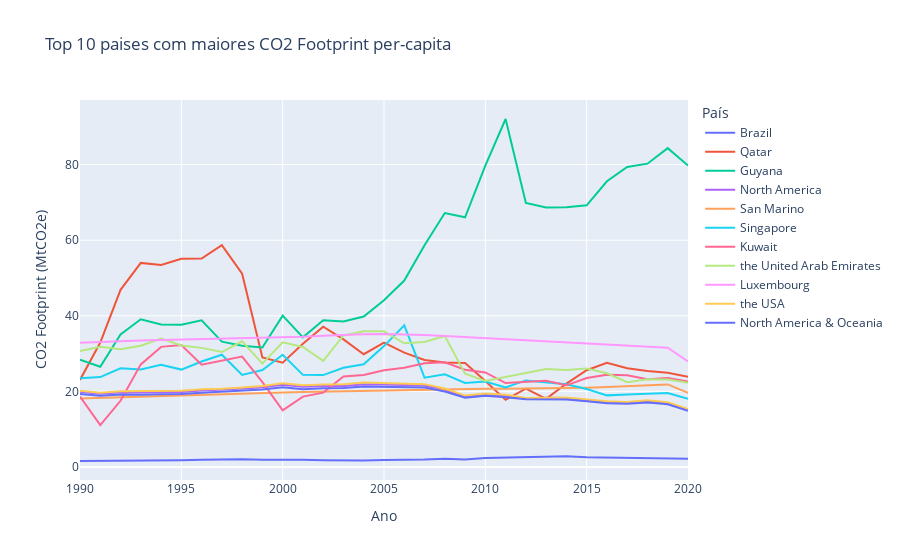

The code cell stored with this chart in its notebook:
### Code cell
fig = px.line(df_co2_pce_filtered, 
              x='ano', 
              y='valor', 
              color='pais', 
              title="Top 10 paises com maiores CO2 Footprint per-capita",
              labels={
                  "valor": "CO2 Footprint (MtCO2e)",
                  "ano": "Ano",
                  "pais": "País"
              })

fig.show()

### Figure 1 — Plotly figure (JSON) as saved in the notebook; plotly's stock layout.template omitted (floating-point values rounded to 4 significant figures)
{"data": [{"hovertemplate": "País=Brazil<br>Ano=%{x}<br>CO2 Footprint (MtCO2e)=%{y}<extra></extra>", "legendgroup": "Brazil", "line": {"color": "#636efa", "dash": "solid"}, "marker": {"symbol": "circle"}, "mode": "lines", "name": "Brazil", "orientation": "v", "showlegend": true, "type": "scatter", "x": [1990, 1991, 1992, 1993, 1994, 1995, 1996, 1997, 1998, 1999, 2000, 2001, 2002, 2003, 2004, 2005, 2006, 2007, 2008, 2009, 2010, 2011, 2012, 2013, 2014, 2015, 2016, 2017, 2018, 2019, 2020], "xaxis": "x", "y": [1.574, 1.588, 1.557, 1.583, 1.644, 1.761, 1.908, 1.988, 2.005, 1.875, 1.927, 1.877, 1.76, 1.673, 1.72, 1.797, 1.827, 1.946, 2.166, 1.968, 2.348, 2.455, 2.558, 2.694, 2.807, 2.546, 2.439, 2.459, 2.334, 2.312, 2.181], "yaxis": "y"}, {"hovertemplate": "País=Qatar<br>Ano=%{x}<br>CO2 Footprint (MtCO2e)=%{y}<extra></extra>", "legendgroup": "Qatar", "line": {"color": "#EF553B", "dash": "solid"}, "marker": {"symbol": "circle"}, "mode": "lines", "name": "Qatar", "orientation": "v", "showlegend": true, "type": "scatter", "x": [1990, 1991, 1992, 1993, 1994, 1995, 1996, 1997, 1998, 1999, 2000, 2001, 2002, 2003, 2004, 2005, 2006, 2007, 2008, 2009, 2010, 2011, 2012, 2013, 2014, 2015, 2016, 2017, 2018, 2019, 2020], "xaxis": "x", "y": [23.01, 32.92, 46.88, 53.99, 53.45, 55.1, 55.13, 58.7, 51.11, 28.96, 27.58, 32.61, 37.12, 33.75, 29.82, 32.91, 30.22, 28.3, 27.63, 27.48, 22.73, 17.74, 20.74, 18.01, 22.05, 25.58, 27.53, 26.13, 25.35, 24.92, 23.88], "yaxis": "y"}, {"hovertemplate": "País=Guyana<br>Ano=%{x}<br>CO2 Footprint (MtCO2e)=%{y}<extra></extra>", "legendgroup": "Guyana", "line": {"color": "#00cc96", "dash": "solid"}, "marker": {"symbol": "circle"}, "mode": "lines", "name": "Guyana", "orientation": "v", "showlegend": true, "type": "scatter", "x": [1990, 1991, 1992, 1993, 1994, 1995, 1996, 1997, 1998, 1999, 2000, 2001, 2002, 2003, 2004, 2005, 2006, 2007, 2008, 2009, 2010, 2011, 2012, 2013, 2014, 2015, 2016, 2017, 2018, 2019, 2020], "xaxis": "x", "y": [28.39, 26.5, 35.07, 39.07, 37.69, 37.65, 38.81, 33.15, 32.08, 31.59, 40.03, 34.28, 38.8, 38.46, 39.79, 44.12, 49.32, 58.66, 67.19, 66.06, 79.72, 92.07, 69.87, 68.67, 68.72, 69.23, 75.6, 79.37, 80.25, 84.36, 79.76], "yaxis": "y"}, {"hovertemplate": "País=North America<br>Ano=%{x}<br>CO2 Footprint (MtCO2e)=%{y}<extra></extra>", "legendgroup": "North America", "line": {"color": "#ab63fa", "dash": "solid"}, "marker": {"symbol": "circle"}, "mode": "lines", "name": "North America", "orientation": "v", "showlegend": true, "type": "scatter", "x": [1990, 1991, 1992, 1993, 1994, 1995, 1996, 1997, 1998, 1999, 2000, 2001, 2002, 2003, 2004, 2005, 2006, 2007, 2008, 2009, 2010, 2011, 2012, 2013, 2014, 2015, 2016, 2017, 2018, 2019, 2020], "xaxis": "x", "y": [19.91, 19.36, 19.78, 19.7, 19.83, 19.84, 20.21, 20.42, 20.75, 21.07, 21.75, 21.19, 21.44, 21.42, 21.86, 21.81, 21.57, 21.53, 20.42, 18.64, 19.2, 18.79, 18.13, 18.27, 18.21, 17.67, 17.17, 17.03, 17.46, 16.93, 15.16], "yaxis": "y"}, {"hovertemplate": "País=San Marino<br>Ano=%{x}<br>CO2 Footprint (MtCO2e)=%{y}<extra></extra>", "legendgroup": "San Marino", "line": {"color": "#FFA15A", "dash": "solid"}, "marker": {"symbol": "circle"}, "mode": "lines", "name": "San Marino", "orientation": "v", "showlegend": true, "type": "scatter", "x": [1990, 1991, 1992, 1993, 1994, 1995, 1996, 1997, 1998, 1999, 2000, 2001, 2002, 2003, 2004, 2005, 2006, 2007, 2008, 2009, 2010, 2011, 2012, 2013, 2014, 2015, 2016, 2017, 2018, 2019, 2020], "xaxis": "x", "y": [18.07, 18.25, 18.41, 18.54, 18.68, 18.83, 19.0, 19.17, 19.36, 19.53, 19.68, 19.81, 19.93, 20.02, 20.12, 20.22, 20.31, 20.41, 20.51, 20.59, 20.66, 20.71, 20.75, 20.78, 20.85, 20.96, 21.13, 21.33, 21.57, 21.83, 19.61], "yaxis": "y"}, {"hovertemplate": "País=Singapore<br>Ano=%{x}<br>CO2 Footprint (MtCO2e)=%{y}<extra></extra>", "legendgroup": "Singapore", "line": {"color": "#19d3f3", "dash": "solid"}, "marker": {"symbol": "circle"}, "mode": "lines", "name": "Singapore", "orientation": "v", "showlegend": true, "type": "scatter", "x": [1990, 1991, 1992, 1993, 1994, 1995, 1996, 1997, 1998, 1999, 2000, 2001, 2002, 2003, 2004, 2005, 2006, 2007, 2008, 2009, 2010, 2011, 2012, 2013, 2014, 2015, 2016, 2017, 2018, 2019, 2020], "xaxis": "x", "y": [23.48, 23.78, 26.11, 25.76, 27.0, 25.75, 27.9, 29.69, 24.36, 25.63, 29.69, 24.36, 24.29, 26.22, 27.14, 31.97, 37.47, 23.61, 24.52, 22.22, 22.59, 21.04, 22.89, 22.3, 21.89, 20.61, 18.93, 19.14, 19.37, 19.54, 18.03], "yaxis": "y"}, {"hovertemplate": "País=Kuwait<br>Ano=%{x}<br>CO2 Footprint (MtCO2e)=%{y}<extra></extra>", "legendgroup": "Kuwait", "line": {"color": "#FF6692", "dash": "solid"}, "marker": {"symbol": "circle"}, "mode": "lines", "name": "Kuwait", "orientation": "v", "showlegend": true, "type": "scatter", "x": [1990, 1991, 1992, 1993, 1994, 1995, 1996, 1997, 1998, 1999, 2000, 2001, 2002, 2003, 2004, 2005, 2006, 2007, 2008, 2009, 2010, 2011, 2012, 2013, 2014, 2015, 2016, 2017, 2018, 2019, 2020], "xaxis": "x", "y": [18.64, 11.03, 17.5, 27.13, 31.77, 32.28, 27.04, 28.05, 29.21, 22.45, 14.97, 18.61, 19.65, 23.92, 24.32, 25.55, 26.21, 27.42, 27.67, 25.72, 25.0, 22.18, 22.46, 22.81, 21.59, 23.5, 24.41, 24.22, 23.21, 23.55, 22.62], "yaxis": "y"}, {"hovertemplate": "País=the United Arab Emirates<br>Ano=%{x}<br>CO2 Footprint (MtCO2e)=%{y}<extra></extra>", "legendgroup": "the United Arab Emirates", "line": {"color": "#B6E880", "dash": "solid"}, "marker": {"symbol": "circle"}, "mode": "lines", "name": "the United Arab Emirates", "orientation": "v", "showlegend": true, "type": "scatter", "x": [1990, 1991, 1992, 1993, 1994, 1995, 1996, 1997, 1998, 1999, 2000, 2001, 2002, 2003, 2004, 2005, 2006, 2007, 2008, 2009, 2010, 2011, 2012, 2013, 2014, 2015, 2016, 2017, 2018, 2019, 2020], "xaxis": "x", "y": [30.67, 31.76, 31.11, 32.06, 33.97, 32.11, 31.5, 30.4, 33.22, 27.34, 32.99, 31.74, 28.06, 34.79, 35.92, 35.89, 32.71, 33.04, 34.66, 24.66, 22.72, 23.76, 24.91, 25.9, 25.67, 26.05, 24.77, 22.4, 23.22, 23.15, 22.3], "yaxis": "y"}, {"hovertemplate": "País=Luxembourg<br>Ano=%{x}<br>CO2 Footprint (MtCO2e)=%{y}<extra></extra>", "legendgroup": "Luxembourg", "line": {"color": "#FF97FF", "dash": "solid"}, "marker": {"symbol": "circle"}, "mode": "lines", "name": "Luxembourg", "orientation": "v", "showlegend": true, "type": "scatter", "x": [1990, 1991, 1992, 1993, 1994, 1995, 1996, 1997, 1998, 1999, 2000, 2001, 2002, 2003, 2004, 2005, 2006, 2007, 2008, 2009, 2010, 2011, 2012, 2013, 2014, 2015, 2016, 2017, 2018, 2019, 2020], "xaxis": "x", "y": [32.89, 33.11, 33.29, 33.43, 33.55, 33.66, 33.76, 33.84, 33.93, 34.05, 34.22, 34.44, 34.7, 34.95, 35.12, 35.18, 35.1, 34.91, 34.64, 34.34, 34.04, 33.75, 33.46, 33.17, 32.89, 32.59, 32.3, 32.01, 31.75, 31.54, 27.92], "yaxis": "y"}, {"hovertemplate": "País=the USA<br>Ano=%{x}<br>CO2 Footprint (MtCO2e)=%{y}<extra></extra>", "legendgroup": "the USA", "line": {"color": "#FECB52", "dash": "solid"}, "marker": {"symbol": "circle"}, "mode": "lines", "name": "the USA", "orientation": "v", "showlegend": true, "type": "scatter", "x": [1990, 1991, 1992, 1993, 1994, 1995, 1996, 1997, 1998, 1999, 2000, 2001, 2002, 2003, 2004, 2005, 2006, 2007, 2008, 2009, 2010, 2011, 2012, 2013, 2014, 2015, 2016, 2017, 2018, 2019, 2020], "xaxis": "x", "y": [20.17, 19.59, 20.03, 20.0, 20.15, 20.14, 20.53, 20.68, 21.04, 21.42, 22.11, 21.59, 21.8, 21.87, 22.33, 22.25, 22.04, 21.9, 20.76, 18.87, 19.4, 19.07, 18.23, 18.39, 18.37, 17.85, 17.36, 17.19, 17.64, 17.1, 15.32], "yaxis": "y"}, {"hovertemplate": "País=North America & Oceania<br>Ano=%{x}<br>CO2 Footprint (MtCO2e)=%{y}<extra></extra>", "legendgroup": "North America & Oceania", "line": {"color": "#636efa", "dash": "solid"}, "marker": {"symbol": "circle"}, "mode": "lines", "name": "North America & Oceania", "orientation": "v", "showlegend": true, "type": "scatter", "x": [1990, 1991, 1992, 1993, 1994, 1995, 1996, 1997, 1998, 1999, 2000, 2001, 2002, 2003, 2004, 2005, 2006, 2007, 2008, 2009, 2010, 2011, 2012, 2013, 2014, 2015, 2016, 2017, 2018, 2019, 2020], "xaxis": "x", "y": [19.31, 18.8, 19.19, 19.11, 19.25, 19.26, 19.62, 19.84, 20.18, 20.47, 21.06, 20.56, 20.84, 20.85, 21.29, 21.23, 21.03, 21.01, 19.95, 18.33, 18.81, 18.45, 17.88, 17.93, 17.86, 17.36, 16.85, 16.72, 17.07, 16.57, 14.82], "yaxis": "y"}], "layout": {"legend": {"title": {"text": "País"}, "tracegroupgap": 0}, "title": {"text": "Top 10 paises com maiores CO2 Footprint per-capita"}, "xaxis": {"anchor": "y", "domain": [0, 1], "title": {"text": "Ano"}}, "yaxis": {"anchor": "x", "domain": [0, 1], "title": {"text": "CO2 Footprint (MtCO2e)"}}}}
